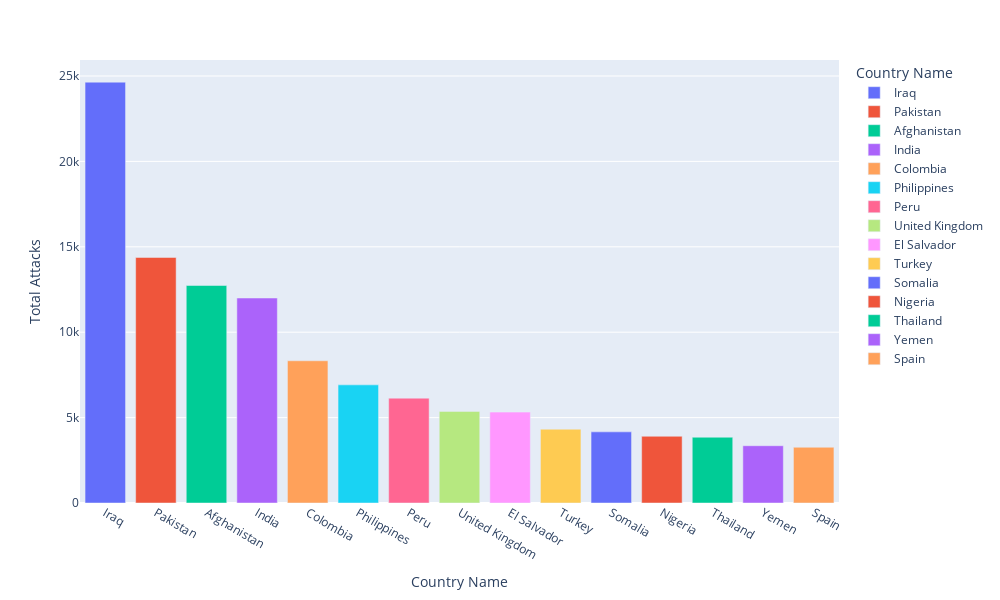

Notebook source saved alongside this figure:
### Markdown cell above
### Countries that were attacked the most

### Code cell
attack_count = df.country_txt.value_counts()[:15].reset_index()
attack_count.columns = ["Country Name", "Total Attacks"]
px.bar(data_frame=attack_count, x="Country Name", y="Total Attacks", color="Country Name", width=1000, height=600)

### Figure 1 — Plotly figure (JSON) as saved in the notebook; plotly's stock layout.template omitted (floating-point values rounded to 4 significant figures)
{"data": [{"alignmentgroup": "True", "hovertemplate": "Country Name=%{x}<br>Total Attacks=%{y}<extra></extra>", "legendgroup": "Iraq", "marker": {"color": "#636efa", "pattern": {"shape": ""}}, "name": "Iraq", "offsetgroup": "Iraq", "orientation": "v", "showlegend": true, "textposition": "auto", "type": "bar", "x": ["Iraq"], "xaxis": "x", "y": [24639], "yaxis": "y"}, {"alignmentgroup": "True", "hovertemplate": "Country Name=%{x}<br>Total Attacks=%{y}<extra></extra>", "legendgroup": "Pakistan", "marker": {"color": "#EF553B", "pattern": {"shape": ""}}, "name": "Pakistan", "offsetgroup": "Pakistan", "orientation": "v", "showlegend": true, "textposition": "auto", "type": "bar", "x": ["Pakistan"], "xaxis": "x", "y": [14376], "yaxis": "y"}, {"alignmentgroup": "True", "hovertemplate": "Country Name=%{x}<br>Total Attacks=%{y}<extra></extra>", "legendgroup": "Afghanistan", "marker": {"color": "#00cc96", "pattern": {"shape": ""}}, "name": "Afghanistan", "offsetgroup": "Afghanistan", "orientation": "v", "showlegend": true, "textposition": "auto", "type": "bar", "x": ["Afghanistan"], "xaxis": "x", "y": [12734], "yaxis": "y"}, {"alignmentgroup": "True", "hovertemplate": "Country Name=%{x}<br>Total Attacks=%{y}<extra></extra>", "legendgroup": "India", "marker": {"color": "#ab63fa", "pattern": {"shape": ""}}, "name": "India", "offsetgroup": "India", "orientation": "v", "showlegend": true, "textposition": "auto", "type": "bar", "x": ["India"], "xaxis": "x", "y": [12002], "yaxis": "y"}, {"alignmentgroup": "True", "hovertemplate": "Country Name=%{x}<br>Total Attacks=%{y}<extra></extra>", "legendgroup": "Colombia", "marker": {"color": "#FFA15A", "pattern": {"shape": ""}}, "name": "Colombia", "offsetgroup": "Colombia", "orientation": "v", "showlegend": true, "textposition": "auto", "type": "bar", "x": ["Colombia"], "xaxis": "x", "y": [8327], "yaxis": "y"}, {"alignmentgroup": "True", "hovertemplate": "Country Name=%{x}<br>Total Attacks=%{y}<extra></extra>", "legendgroup": "Philippines", "marker": {"color": "#19d3f3", "pattern": {"shape": ""}}, "name": "Philippines", "offsetgroup": "Philippines", "orientation": "v", "showlegend": true, "textposition": "auto", "type": "bar", "x": ["Philippines"], "xaxis": "x", "y": [6916], "yaxis": "y"}, {"alignmentgroup": "True", "hovertemplate": "Country Name=%{x}<br>Total Attacks=%{y}<extra></extra>", "legendgroup": "Peru", "marker": {"color": "#FF6692", "pattern": {"shape": ""}}, "name": "Peru", "offsetgroup": "Peru", "orientation": "v", "showlegend": true, "textposition": "auto", "type": "bar", "x": ["Peru"], "xaxis": "x", "y": [6138], "yaxis": "y"}, {"alignmentgroup": "True", "hovertemplate": "Country Name=%{x}<br>Total Attacks=%{y}<extra></extra>", "legendgroup": "United Kingdom", "marker": {"color": "#B6E880", "pattern": {"shape": ""}}, "name": "United Kingdom", "offsetgroup": "United Kingdom", "orientation": "v", "showlegend": true, "textposition": "auto", "type": "bar", "x": ["United Kingdom"], "xaxis": "x", "y": [5364], "yaxis": "y"}, {"alignmentgroup": "True", "hovertemplate": "Country Name=%{x}<br>Total Attacks=%{y}<extra></extra>", "legendgroup": "El Salvador", "marker": {"color": "#FF97FF", "pattern": {"shape": ""}}, "name": "El Salvador", "offsetgroup": "El Salvador", "orientation": "v", "showlegend": true, "textposition": "auto", "type": "bar", "x": ["El Salvador"], "xaxis": "x", "y": [5321], "yaxis": "y"}, {"alignmentgroup": "True", "hovertemplate": "Country Name=%{x}<br>Total Attacks=%{y}<extra></extra>", "legendgroup": "Turkey", "marker": {"color": "#FECB52", "pattern": {"shape": ""}}, "name": "Turkey", "offsetgroup": "Turkey", "orientation": "v", "showlegend": true, "textposition": "auto", "type": "bar", "x": ["Turkey"], "xaxis": "x", "y": [4321], "yaxis": "y"}, {"alignmentgroup": "True", "hovertemplate": "Country Name=%{x}<br>Total Attacks=%{y}<extra></extra>", "legendgroup": "Somalia", "marker": {"color": "#636efa", "pattern": {"shape": ""}}, "name": "Somalia", "offsetgroup": "Somalia", "orientation": "v", "showlegend": true, "textposition": "auto", "type": "bar", "x": ["Somalia"], "xaxis": "x", "y": [4165], "yaxis": "y"}, {"alignmentgroup": "True", "hovertemplate": "Country Name=%{x}<br>Total Attacks=%{y}<extra></extra>", "legendgroup": "Nigeria", "marker": {"color": "#EF553B", "pattern": {"shape": ""}}, "name": "Nigeria", "offsetgroup": "Nigeria", "orientation": "v", "showlegend": true, "textposition": "auto", "type": "bar", "x": ["Nigeria"], "xaxis": "x", "y": [3907], "yaxis": "y"}, {"alignmentgroup": "True", "hovertemplate": "Country Name=%{x}<br>Total Attacks=%{y}<extra></extra>", "legendgroup": "Thailand", "marker": {"color": "#00cc96", "pattern": {"shape": ""}}, "name": "Thailand", "offsetgroup": "Thailand", "orientation": "v", "showlegend": true, "textposition": "auto", "type": "bar", "x": ["Thailand"], "xaxis": "x", "y": [3851], "yaxis": "y"}, {"alignmentgroup": "True", "hovertemplate": "Country Name=%{x}<br>Total Attacks=%{y}<extra></extra>", "legendgroup": "Yemen", "marker": {"color": "#ab63fa", "pattern": {"shape": ""}}, "name": "Yemen", "offsetgroup": "Yemen", "orientation": "v", "showlegend": true, "textposition": "auto", "type": "bar", "x": ["Yemen"], "xaxis": "x", "y": [3353], "yaxis": "y"}, {"alignmentgroup": "True", "hovertemplate": "Country Name=%{x}<br>Total Attacks=%{y}<extra></extra>", "legendgroup": "Spain", "marker": {"color": "#FFA15A", "pattern": {"shape": ""}}, "name": "Spain", "offsetgroup": "Spain", "orientation": "v", "showlegend": true, "textposition": "auto", "type": "bar", "x": ["Spain"], "xaxis": "x", "y": [3263], "yaxis": "y"}], "layout": {"barmode": "relative", "height": 600, "legend": {"title": {"text": "Country Name"}, "tracegroupgap": 0}, "margin": {"t": 60}, "width": 1000, "xaxis": {"anchor": "y", "autorange": true, "categoryarray": ["Iraq", "Pakistan", "Afghanistan", "India", "Colombia", "Philippines", "Peru", "United Kingdom", "El Salvador", "Turkey", "Somalia", "Nigeria", "Thailand", "Yemen", "Spain"], "categoryorder": "array", "domain": [0, 1], "range": [-0.5, 14.5], "title": {"text": "Country Name"}, "type": "category"}, "yaxis": {"anchor": "x", "autorange": true, "domain": [0, 1], "range": [0, 25940.0], "title": {"text": "Total Attacks"}, "type": "linear"}}}
